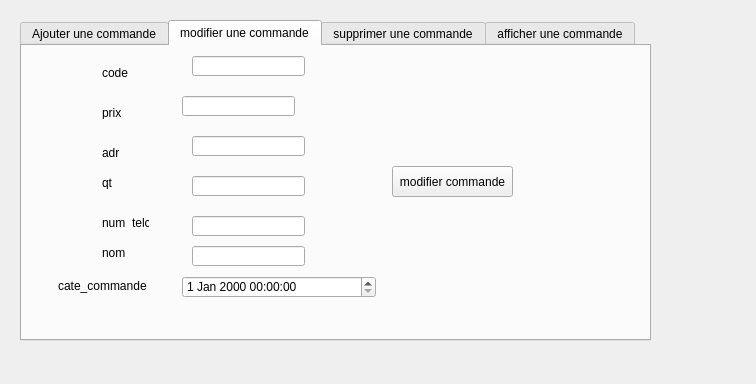
<?xml version="1.0" encoding="UTF-8"?>
<ui version="4.0">
 <class>gestion_commande</class>
 <widget class="QWidget" name="gestion_commande">
  <property name="geometry">
   <rect>
    <x>0</x>
    <y>0</y>
    <width>756</width>
    <height>384</height>
   </rect>
  </property>
  <property name="windowTitle">
   <string>Form</string>
  </property>
  <widget class="QTabWidget" name="code_m">
   <property name="geometry">
    <rect>
     <x>20</x>
     <y>20</y>
     <width>631</width>
     <height>321</height>
    </rect>
   </property>
   <property name="currentIndex">
    <number>1</number>
   </property>
   <widget class="QWidget" name="tab_4">
    <attribute name="title">
     <string>Ajouter une commande</string>
    </attribute>
    <widget class="QLineEdit" name="code">
     <property name="geometry">
      <rect>
       <x>200</x>
       <y>10</y>
       <width>113</width>
       <height>20</height>
      </rect>
     </property>
    </widget>
    <widget class="QLineEdit" name="adr">
     <property name="geometry">
      <rect>
       <x>200</x>
       <y>90</y>
       <width>113</width>
       <height>20</height>
      </rect>
     </property>
    </widget>
    <widget class="QLineEdit" name="qt">
     <property name="geometry">
      <rect>
       <x>200</x>
       <y>130</y>
       <width>113</width>
       <height>20</height>
      </rect>
     </property>
    </widget>
    <widget class="QLabel" name="label_11">
     <property name="geometry">
      <rect>
       <x>70</x>
       <y>20</y>
       <width>101</width>
       <height>21</height>
      </rect>
     </property>
     <property name="text">
      <string>saisir le code</string>
     </property>
    </widget>
    <widget class="QLabel" name="label_13">
     <property name="geometry">
      <rect>
       <x>60</x>
       <y>130</y>
       <width>101</width>
       <height>20</height>
      </rect>
     </property>
     <property name="text">
      <string>saisir la quantité</string>
     </property>
    </widget>
    <widget class="QLabel" name="label_14">
     <property name="geometry">
      <rect>
       <x>60</x>
       <y>90</y>
       <width>91</width>
       <height>16</height>
      </rect>
     </property>
     <property name="text">
      <string>saisir l'adresse</string>
     </property>
    </widget>
    <widget class="QLabel" name="label_15">
     <property name="geometry">
      <rect>
       <x>40</x>
       <y>170</y>
       <width>171</width>
       <height>21</height>
      </rect>
     </property>
     <property name="text">
      <string>saisir le numéro de telephone</string>
     </property>
    </widget>
    <widget class="QLabel" name="label_17">
     <property name="geometry">
      <rect>
       <x>50</x>
       <y>250</y>
       <width>121</width>
       <height>20</height>
      </rect>
     </property>
     <property name="text">
      <string>saisir la date commande</string>
     </property>
    </widget>
    <widget class="QPushButton" name="pb_ajout_c">
     <property name="geometry">
      <rect>
       <x>420</x>
       <y>100</y>
       <width>121</width>
       <height>61</height>
      </rect>
     </property>
     <property name="text">
      <string>ajouter commande</string>
     </property>
    </widget>
    <widget class="QDateTimeEdit" name="datec">
     <property name="geometry">
      <rect>
       <x>200</x>
       <y>250</y>
       <width>194</width>
       <height>22</height>
      </rect>
     </property>
    </widget>
    <widget class="QLineEdit" name="prix">
     <property name="geometry">
      <rect>
       <x>200</x>
       <y>50</y>
       <width>113</width>
       <height>20</height>
      </rect>
     </property>
    </widget>
    <widget class="QLineEdit" name="num_telc">
     <property name="geometry">
      <rect>
       <x>200</x>
       <y>170</y>
       <width>113</width>
       <height>20</height>
      </rect>
     </property>
    </widget>
    <widget class="QLineEdit" name="nom">
     <property name="geometry">
      <rect>
       <x>200</x>
       <y>210</y>
       <width>113</width>
       <height>20</height>
      </rect>
     </property>
    </widget>
    <widget class="QLabel" name="label_16">
     <property name="geometry">
      <rect>
       <x>70</x>
       <y>50</y>
       <width>71</width>
       <height>21</height>
      </rect>
     </property>
     <property name="text">
      <string>saisir le prix</string>
     </property>
    </widget>
    <widget class="QLabel" name="label_19">
     <property name="geometry">
      <rect>
       <x>70</x>
       <y>210</y>
       <width>101</width>
       <height>20</height>
      </rect>
     </property>
     <property name="text">
      <string>saisir le nom</string>
     </property>
    </widget>
   </widget>
   <widget class="QWidget" name="tab_5">
    <attribute name="title">
     <string>modifier une commande</string>
    </attribute>
    <widget class="QLabel" name="label_18">
     <property name="geometry">
      <rect>
       <x>440</x>
       <y>60</y>
       <width>47</width>
       <height>13</height>
      </rect>
     </property>
     <property name="text">
      <string/>
     </property>
    </widget>
    <widget class="QPushButton" name="pb_modifier_c">
     <property name="geometry">
      <rect>
       <x>370</x>
       <y>120</y>
       <width>121</width>
       <height>31</height>
      </rect>
     </property>
     <property name="text">
      <string>modifier commande</string>
     </property>
    </widget>
    <widget class="QLabel" name="label">
     <property name="geometry">
      <rect>
       <x>80</x>
       <y>20</y>
       <width>47</width>
       <height>13</height>
      </rect>
     </property>
     <property name="text">
      <string>code</string>
     </property>
    </widget>
    <widget class="QLabel" name="label_2">
     <property name="geometry">
      <rect>
       <x>80</x>
       <y>60</y>
       <width>47</width>
       <height>13</height>
      </rect>
     </property>
     <property name="text">
      <string>prix</string>
     </property>
    </widget>
    <widget class="QLabel" name="label_3">
     <property name="geometry">
      <rect>
       <x>80</x>
       <y>100</y>
       <width>47</width>
       <height>13</height>
      </rect>
     </property>
     <property name="text">
      <string>adr</string>
     </property>
    </widget>
    <widget class="QLabel" name="label_4">
     <property name="geometry">
      <rect>
       <x>80</x>
       <y>130</y>
       <width>47</width>
       <height>13</height>
      </rect>
     </property>
     <property name="text">
      <string>qt</string>
     </property>
    </widget>
    <widget class="QLabel" name="label_5">
     <property name="geometry">
      <rect>
       <x>80</x>
       <y>170</y>
       <width>47</width>
       <height>13</height>
      </rect>
     </property>
     <property name="text">
      <string>num_telc</string>
     </property>
    </widget>
    <widget class="QLabel" name="label_6">
     <property name="geometry">
      <rect>
       <x>80</x>
       <y>200</y>
       <width>47</width>
       <height>13</height>
      </rect>
     </property>
     <property name="text">
      <string>nom</string>
     </property>
    </widget>
    <widget class="QLabel" name="label_7">
     <property name="geometry">
      <rect>
       <x>36</x>
       <y>230</y>
       <width>91</width>
       <height>20</height>
      </rect>
     </property>
     <property name="text">
      <string>cate_commande</string>
     </property>
    </widget>
    <widget class="QLineEdit" name="code_m_2">
     <property name="geometry">
      <rect>
       <x>170</x>
       <y>10</y>
       <width>113</width>
       <height>20</height>
      </rect>
     </property>
    </widget>
    <widget class="QLineEdit" name="prix_m">
     <property name="geometry">
      <rect>
       <x>160</x>
       <y>50</y>
       <width>113</width>
       <height>20</height>
      </rect>
     </property>
    </widget>
    <widget class="QLineEdit" name="adr_m">
     <property name="geometry">
      <rect>
       <x>170</x>
       <y>90</y>
       <width>113</width>
       <height>20</height>
      </rect>
     </property>
    </widget>
    <widget class="QLineEdit" name="qt_m">
     <property name="geometry">
      <rect>
       <x>170</x>
       <y>130</y>
       <width>113</width>
       <height>20</height>
      </rect>
     </property>
    </widget>
    <widget class="QLineEdit" name="num_telc_m">
     <property name="geometry">
      <rect>
       <x>170</x>
       <y>170</y>
       <width>113</width>
       <height>20</height>
      </rect>
     </property>
    </widget>
    <widget class="QLineEdit" name="nom_m">
     <property name="geometry">
      <rect>
       <x>170</x>
       <y>200</y>
       <width>113</width>
       <height>20</height>
      </rect>
     </property>
    </widget>
    <widget class="QDateTimeEdit" name="datc_m">
     <property name="geometry">
      <rect>
       <x>160</x>
       <y>230</y>
       <width>194</width>
       <height>22</height>
      </rect>
     </property>
    </widget>
   </widget>
   <widget class="QWidget" name="supprimerunecommande">
    <attribute name="title">
     <string>supprimer une commande</string>
    </attribute>
    <widget class="QPushButton" name="pb_supp_c">
     <property name="geometry">
      <rect>
       <x>360</x>
       <y>80</y>
       <width>121</width>
       <height>31</height>
      </rect>
     </property>
     <property name="text">
      <string>supprimer commande</string>
     </property>
    </widget>
    <widget class="QLineEdit" name="code_supp">
     <property name="geometry">
      <rect>
       <x>100</x>
       <y>70</y>
       <width>113</width>
       <height>20</height>
      </rect>
     </property>
    </widget>
   </widget>
   <widget class="QWidget" name="tab_6">
    <attribute name="title">
     <string>afficher une commande</string>
    </attribute>
    <widget class="QTableView" name="tab_c">
     <property name="geometry">
      <rect>
       <x>20</x>
       <y>20</y>
       <width>531</width>
       <height>211</height>
      </rect>
     </property>
    </widget>
   </widget>
  </widget>
 </widget>
 <resources/>
 <connections/>
</ui>
